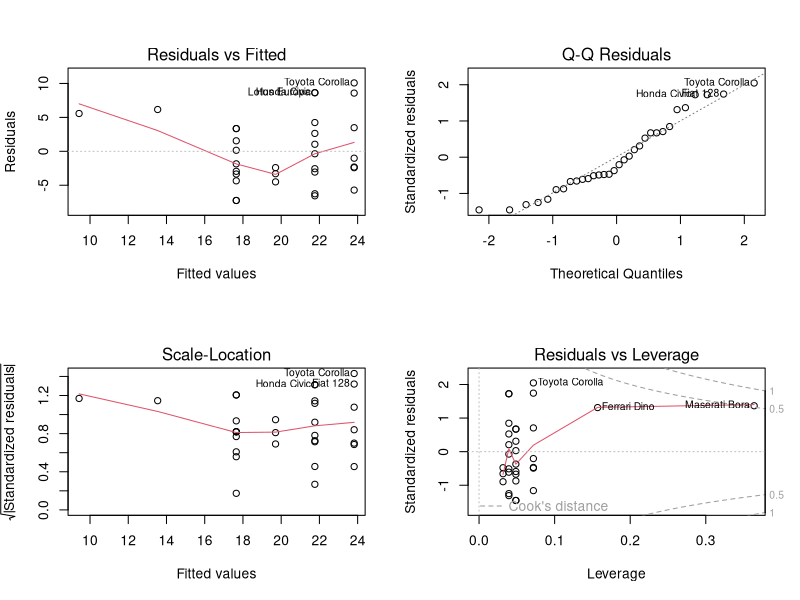
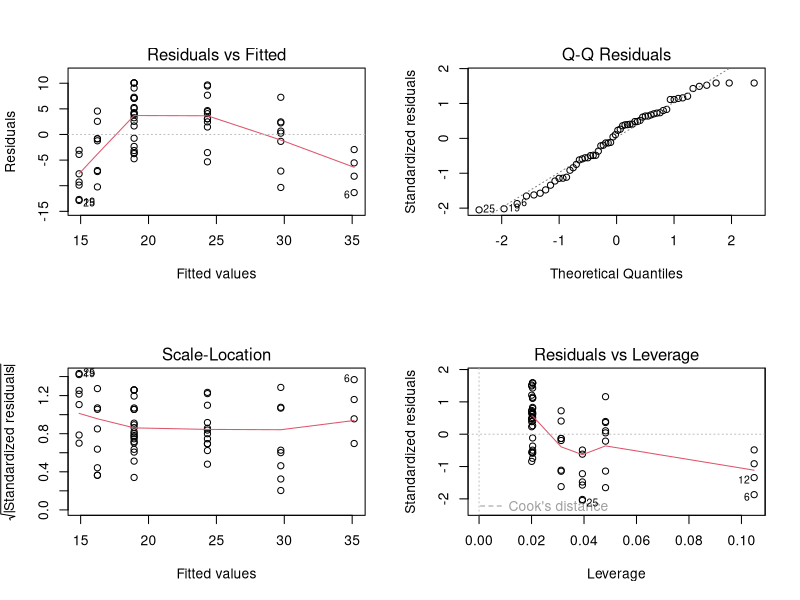
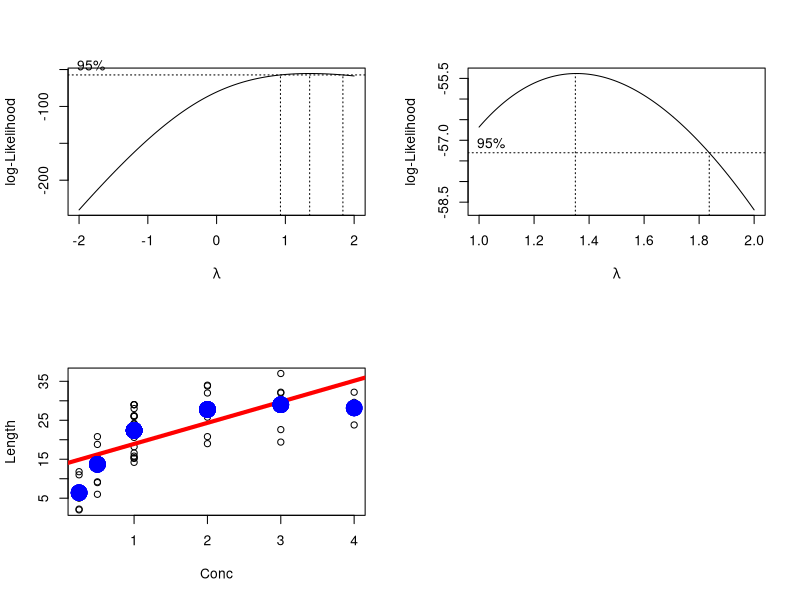

Recreate these plots in R, in order.
## ---- chunk 1
knitr::opts_chunk$set(echo = TRUE)
library(tidyverse)
library(car)
## ---- chunk 2
mtcars
## ---- chunk 3
reg <- lm(mpg~carb, data = mtcars) # the fuel consumption in miles per gallon ~ number of carburetors
summary(reg)

## ---- chunk 4
reduced <- lm(mpg ~ carb, data = mtcars) # simple linear regression predicting Y in terms of X 
full <- lm(mpg ~ as.factor(carb), data = mtcars) # using group means to predict Y for each value of X, thus treating X as a categorical variable

anova(reduced, full)
## ---- chunk 5
par(mfrow=c(2,2))
plot(reg)
## ---- chunk 6
# Studentized residuals and testing for outliers
#t <- rstudent(reg)
#par(mfrow=c(1,1)) # Return to the 1x1 plot window 
# plot(t)
#t[ abs(t) > 2 ]
#n = length(carb)
#qt( 0.025/n, n-2 )
#t[ abs(t) > abs(qt( 0.025/n, n-2 ))]
## ---- chunk 7
outlierTest(reg)
## ---- chunk 8
library(MASS)
muscle
## ---- chunk 9
reg2 <- lm(Length~Conc, data = muscle)
summary(reg2)
## ---- chunk 10
anova(reg2)
qf(0.95, df1 = 1, df2 = 58)
## ---- chunk 11
confint(reg2, "Conc", level = 0.95)
## ---- chunk 12
summary(reg2)$r.square
## ---- chunk 13
muscle %>%
  filter(Conc == 2.5) -> tmpDf
# Confidence intervals for regression coefficients
confint(reg2, level = 0.9)
## ---- chunk 14

## ---- chunk 15
par(mfrow=c(2,2))
plot(reg2)
## ---- chunk 16
t <- rstudent(reg2)
shapiro.test(t)
## ---- chunk 17
ncvTest(reg2)
## ---- chunk 18
boxcox(reg2)
## ---- chunk 19
boxcox(reg2, lambda = seq(1, 2, 0.01))
## ---- chunk 20
attach(muscle)
z <- Length^(1.4)
newReg2 <- lm(z~Conc)
shapiro.test(rstudent(newReg2))
## ---- chunk 21
reduced2 <- lm(Length ~ Conc, data = muscle)
full2 <- lm(Length ~ as.factor(Conc), data = muscle)

plot(Conc, Length)
abline(reduced2,col="red",lwd = 4)
points(Conc, predict(full2), col="blue", lwd = 10 )
## ---- chunk 22
anova(reduced2, full)
